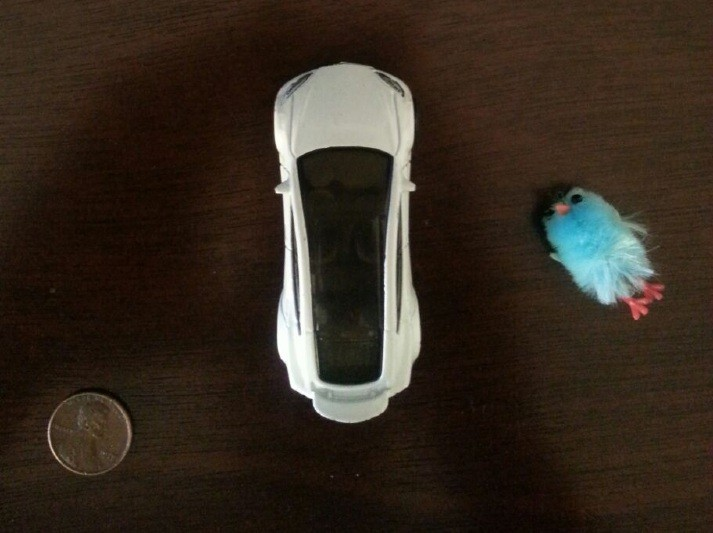
#> input picture image/sec.jpg, 713 x 533 px
$ python subtract.py
#> lines starting #> are read from the running program, lines starting #| are printed output that depends on the picture
import cv2
import numpy as np

img1 = cv2.imread('image/sec.jpg')
#> img1 is the input picture: shape (533, 713, 3); mean B, G, R 31.4, 42, 52.8
img2 = cv2.imread('image/demo.jpg')
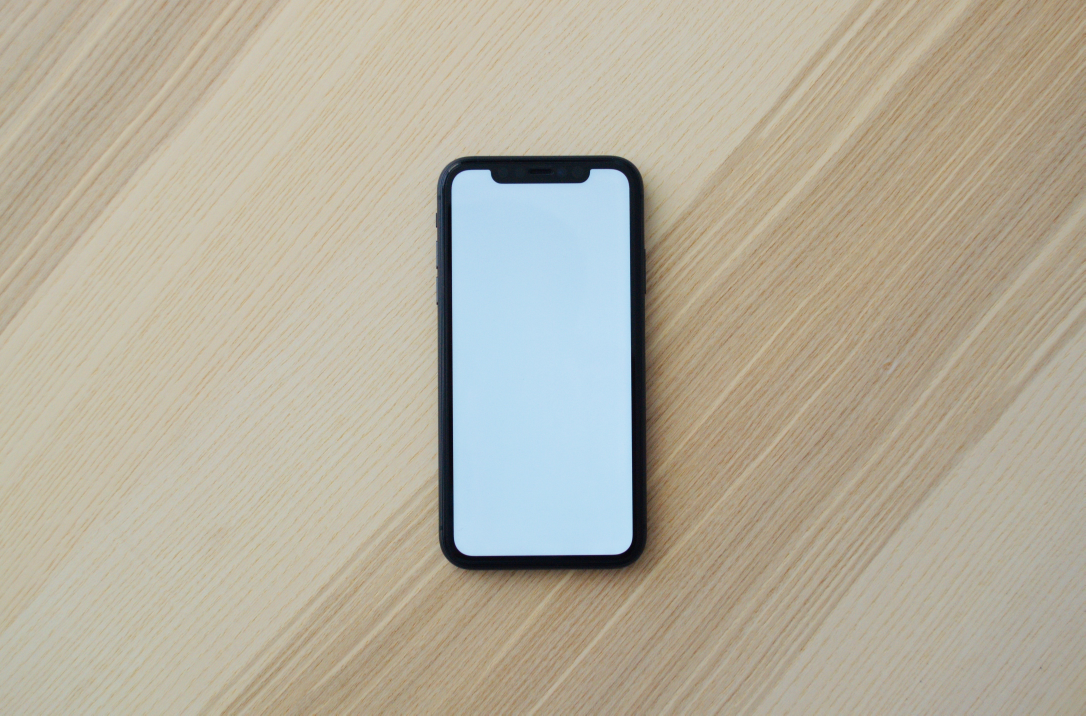
#> input picture image/demo.jpg, 4341 x 2861 px (shown at 1/4 size)
#> img2 is the input picture: shape (2861, 4341, 3); mean B, G, R 157.3, 174.7, 181.4

# subtract
img2_resized = cv2.resize(img2, (img1.shape[1], img1.shape[0]))
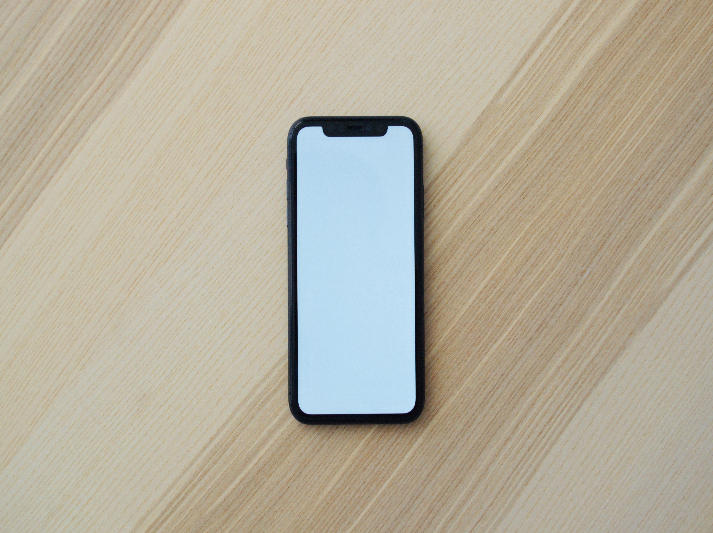
#> img2_resized: shape (533, 713, 3); mean B, G, R 157.1, 174.5, 181.3
sub = cv2.subtract(img1, img2_resized)
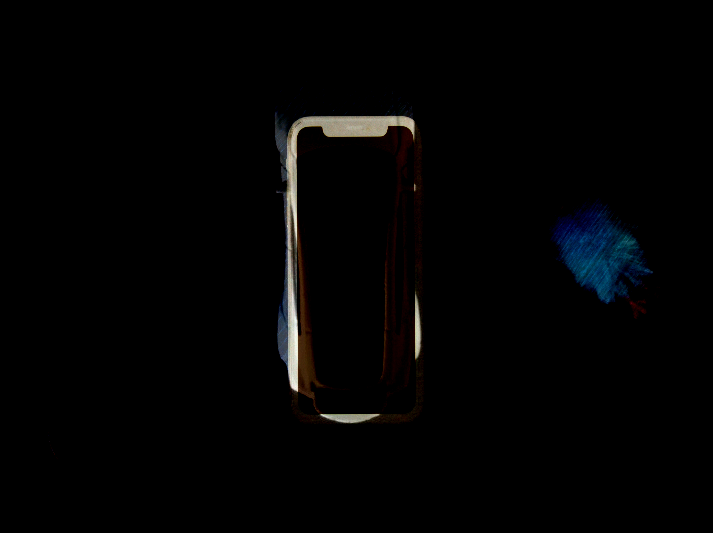
#> sub: shape (533, 713, 3); mean B, G, R 3.2, 3, 3
cv2.imshow('Image sub', sub)

cv2.waitKey(0)
cv2.destroyAllWindows()
